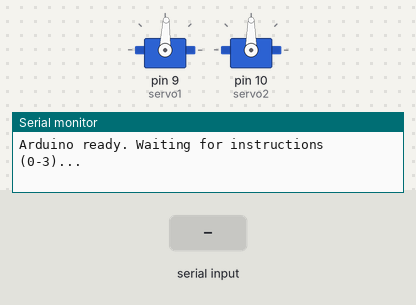
A sketch run on a simulated Arduino Uno, built with avr-gcc and run on an emulated ATmega328P. On the bench: 2 × servo, the last lines printed to the serial monitor. The test bench sets the inputs (shaded band).

Above: at 2.2 s.
2.3 s: "90,45\n" received over Serial
At 2.8 s:
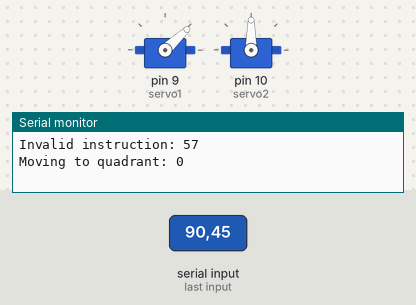
At 5.6 s:
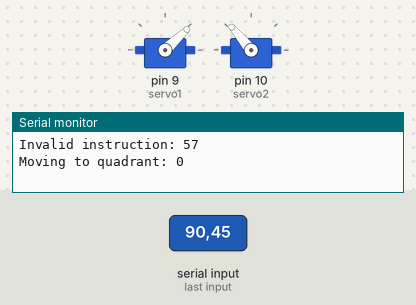
Timing chart, 0 to 8.0 s (numbered marks = the images above; inputs shaded):
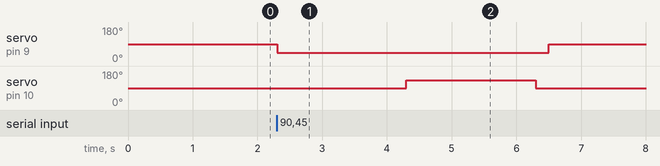

Measured:
- after the input at 2.3 s, servo on pin 9 (servo1): 88° → 43° at once, → 88° 4.2 s later; servo on pin 10 (servo2): 90° → 130° after 2.0 s, → 90° 2.0 s later

The sketch:

serial_instructions.ino
```cpp
// REFERENCE SKETCH FOR THE ARDUINO
// THE ACTUAL SKETCH IS FLASHED DIRECTLY FROM THE ARDUINO IDE

#include <Servo.h>

Servo servo1;
Servo servo2;

const unsigned long DWELL_MS = 2000;  // dwell time at each position
const unsigned long tVuelta_MS = 200;  // return travel time
const unsigned long SERIAL_TIMEOUT = 5000;  // serial read timeout (ms)

const int BASE_SERVO_PLAT   = 90;
const int BASE_SERVO_ROT    = 88;


void setup() {
  Serial.begin(9600);  // Initialise serial communication at 9600 baud
  servo1.attach(9);        // servo pin
  servo2.attach(10);
  servo1.write(BASE_SERVO_ROT);  // move to HOME on startup
  servo2.write(BASE_SERVO_PLAT);  // move to HOME on startup

  Serial.println("Arduino ready. Waiting for instructions (0-3)...");
  delay(1000);
}

// BIN QUADRANTS (mapped to the model classes)
// __________________
// |       |        |
// |  0    |   1    |  Class 0 (cardboard_paper) -> Quadrant 0
// |------ |------- |  Class 1 (ecoglasses)      -> Quadrant 1
// |  2    |   3    |  Class 2 (metal_plastic)   -> Quadrant 2
// |_______|________|  Class 3 (trash)           -> Quadrant 3

void moveToQuadrant(int quadrant) {
  switch(quadrant) {
    case 0:  // Top-left quadrant
      servo1.write(BASE_SERVO_ROT - 45);
      delay(DWELL_MS);
      servo2.write(BASE_SERVO_PLAT + 40);
      delay(DWELL_MS);
      break;

    case 1:  // Top-right quadrant
      servo1.write(BASE_SERVO_ROT + 45);
      delay(DWELL_MS);
      servo2.write(BASE_SERVO_PLAT + 40);
      delay(DWELL_MS);
      break;

    case 2:  // Bottom-left quadrant
      servo1.write(BASE_SERVO_ROT - 45);
      delay(DWELL_MS);
      servo2.write(BASE_SERVO_PLAT - 40);
      delay(DWELL_MS);
      break;

    case 3:  // Bottom-right quadrant
      servo1.write(BASE_SERVO_ROT + 45);
      delay(DWELL_MS);
      servo2.write(BASE_SERVO_PLAT - 40);
      delay(DWELL_MS);
      break;
  }

  // Return to home position
  servo2.write(BASE_SERVO_PLAT);
  delay(tVuelta_MS);
  servo1.write(BASE_SERVO_ROT);
  delay(DWELL_MS + 500);
}

void loop() {
  // Wait for a serial instruction (0-3)
  if (Serial.available() > 0) {
    int instruction = Serial.read();

    // Convert the ASCII character to a number (0-3)
    if (instruction >= '0' && instruction <= '3') {
      int quadrant = instruction - '0';

      Serial.print("Moving to quadrant: ");
      Serial.println(quadrant);

      moveToQuadrant(quadrant);

      Serial.println("Done.");
    } else {
      // Ignore invalid characters
      Serial.print("Invalid instruction: ");
      Serial.println(instruction);
    }
  }
}
```

arduino_tester.ino
```cpp
// // RESTART
// void setup() {
//   pinMode(LED_BUILTIN, OUTPUT);
// }

// void loop() {
//   digitalWrite(LED_BUILTIN, HIGH);
//   delay(500);
//   digitalWrite(LED_BUILTIN, LOW);
//   delay(500);
// }
```
